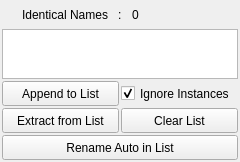
<?xml version="1.0" encoding="UTF-8"?>
<ui version="4.0">
	<class>WindowMain</class>
	<widget class="QMainWindow" name="WindowMain">
		<property name="geometry">
			<rect>
				<x>0</x>
				<y>0</y>
				<width>240</width>
				<height>162</height>
			</rect>
		</property>
		<property name="windowTitle">
			<string>Namer</string>
		</property>
		<property name="windowIcon">
			<iconset>
				<normaloff>../prefs/icons/ToolSeq.svg</normaloff>../prefs/icons/ToolSeq.svg
			</iconset>
		</property>
		<widget class="QWidget" name="Widget_00">
			<layout class="QVBoxLayout" name="verticalLayout">
				<property name="spacing">
					<number>2</number>
				</property>
				<property name="leftMargin">
					<number>2</number>
				</property>
				<property name="topMargin">
					<number>2</number>
				</property>
				<property name="rightMargin">
					<number>2</number>
				</property>
				<property name="bottomMargin">
					<number>2</number>
				</property>
				<item>
					<widget class="QWidget" name="Widget_01" native="true">
						<layout class="QHBoxLayout" name="horizontalLayout">
							<property name="spacing">
								<number>10</number>
							</property>
							<property name="leftMargin">
								<number>0</number>
							</property>
							<property name="topMargin">
								<number>0</number>
							</property>
							<property name="rightMargin">
								<number>0</number>
							</property>
							<property name="bottomMargin">
								<number>0</number>
							</property>
							<item>
								<widget class="QLabel" name="label">
									<property name="sizePolicy">
										<sizepolicy hsizetype="Ignored" vsizetype="Ignored">
											<horstretch>0</horstretch>
											<verstretch>0</verstretch>
										</sizepolicy>
									</property>
									<property name="minimumSize">
										<size>
											<width>0</width>
											<height>25</height>
										</size>
									</property>
									<property name="text">
										<string>Identical Names</string>
									</property>
									<property name="alignment">
										<set>Qt::AlignRight|Qt::AlignTrailing|Qt::AlignVCenter</set>
									</property>
								</widget>
							</item>
							<item>
								<widget class="QLabel" name="label_2">
									<property name="sizePolicy">
										<sizepolicy hsizetype="Fixed" vsizetype="Ignored">
											<horstretch>0</horstretch>
											<verstretch>0</verstretch>
										</sizepolicy>
									</property>
									<property name="minimumSize">
										<size>
											<width>0</width>
											<height>25</height>
										</size>
									</property>
									<property name="text">
										<string>:</string>
									</property>
								</widget>
							</item>
							<item>
								<widget class="QLabel" name="Label_IdenticalNamesCount">
									<property name="sizePolicy">
										<sizepolicy hsizetype="Ignored" vsizetype="Ignored">
											<horstretch>0</horstretch>
											<verstretch>0</verstretch>
										</sizepolicy>
									</property>
									<property name="minimumSize">
										<size>
											<width>0</width>
											<height>25</height>
										</size>
									</property>
									<property name="text">
										<string>0</string>
									</property>
								</widget>
							</item>
						</layout>
					</widget>
				</item>
				<item>
					<widget class="QWidget" name="Widget_02" native="true">
						<layout class="QHBoxLayout" name="horizontalLayout_4">
							<property name="spacing">
								<number>2</number>
							</property>
							<property name="leftMargin">
								<number>0</number>
							</property>
							<property name="topMargin">
								<number>0</number>
							</property>
							<property name="rightMargin">
								<number>0</number>
							</property>
							<property name="bottomMargin">
								<number>0</number>
							</property>
							<item>
								<widget class="QListWidget" name="List_IdenticalNames">
									<property name="sizePolicy">
										<sizepolicy hsizetype="Ignored" vsizetype="Expanding">
											<horstretch>0</horstretch>
											<verstretch>0</verstretch>
										</sizepolicy>
									</property>
									<property name="minimumSize">
										<size>
											<width>0</width>
											<height>25</height>
										</size>
									</property>
									<property name="alternatingRowColors">
										<bool>true</bool>
									</property>
									<property name="selectionMode">
										<enum>QAbstractItemView::ExtendedSelection</enum>
									</property>
								</widget>
							</item>
						</layout>
					</widget>
				</item>
				<item>
					<widget class="QWidget" name="Widget_03" native="true">
						<layout class="QHBoxLayout" name="horizontalLayout_2">
							<property name="spacing">
								<number>2</number>
							</property>
							<property name="leftMargin">
								<number>0</number>
							</property>
							<property name="topMargin">
								<number>0</number>
							</property>
							<property name="rightMargin">
								<number>0</number>
							</property>
							<property name="bottomMargin">
								<number>0</number>
							</property>
							<item>
								<widget class="QPushButton" name="Button_AppendToList">
									<property name="sizePolicy">
										<sizepolicy hsizetype="Ignored" vsizetype="Ignored">
											<horstretch>0</horstretch>
											<verstretch>0</verstretch>
										</sizepolicy>
									</property>
									<property name="minimumSize">
										<size>
											<width>0</width>
											<height>25</height>
										</size>
									</property>
									<property name="text">
										<string>Append to List</string>
									</property>
								</widget>
							</item>
							<item>
								<widget class="QCheckBox" name="Check_IgnoreInstances">
									<property name="sizePolicy">
										<sizepolicy hsizetype="Ignored" vsizetype="Ignored">
											<horstretch>0</horstretch>
											<verstretch>0</verstretch>
										</sizepolicy>
									</property>
									<property name="minimumSize">
										<size>
											<width>0</width>
											<height>25</height>
										</size>
									</property>
									<property name="text">
										<string>Ignore Instances</string>
									</property>
									<property name="checked">
										<bool>true</bool>
									</property>
								</widget>
							</item>
						</layout>
					</widget>
				</item>
				<item>
					<widget class="QWidget" name="Widget_04" native="true">
						<layout class="QHBoxLayout" name="horizontalLayout_5">
							<property name="spacing">
								<number>2</number>
							</property>
							<property name="leftMargin">
								<number>0</number>
							</property>
							<property name="topMargin">
								<number>0</number>
							</property>
							<property name="rightMargin">
								<number>0</number>
							</property>
							<property name="bottomMargin">
								<number>0</number>
							</property>
							<item>
								<widget class="QPushButton" name="Button_ExtractFromList">
									<property name="sizePolicy">
										<sizepolicy hsizetype="Ignored" vsizetype="Ignored">
											<horstretch>0</horstretch>
											<verstretch>0</verstretch>
										</sizepolicy>
									</property>
									<property name="minimumSize">
										<size>
											<width>0</width>
											<height>25</height>
										</size>
									</property>
									<property name="text">
										<string>Extract from List</string>
									</property>
								</widget>
							</item>
							<item>
								<widget class="QPushButton" name="Button_ClearList">
									<property name="sizePolicy">
										<sizepolicy hsizetype="Ignored" vsizetype="Ignored">
											<horstretch>0</horstretch>
											<verstretch>0</verstretch>
										</sizepolicy>
									</property>
									<property name="minimumSize">
										<size>
											<width>0</width>
											<height>25</height>
										</size>
									</property>
									<property name="text">
										<string>Clear List</string>
									</property>
								</widget>
							</item>
						</layout>
					</widget>
				</item>
				<item>
					<widget class="QWidget" name="Widget_05" native="true">
						<layout class="QHBoxLayout" name="horizontalLayout_3">
							<property name="spacing">
								<number>2</number>
							</property>
							<property name="leftMargin">
								<number>0</number>
							</property>
							<property name="topMargin">
								<number>0</number>
							</property>
							<property name="rightMargin">
								<number>0</number>
							</property>
							<property name="bottomMargin">
								<number>0</number>
							</property>
							<item>
								<widget class="QPushButton" name="Button_RenameAutoInList">
									<property name="sizePolicy">
										<sizepolicy hsizetype="Ignored" vsizetype="Ignored">
											<horstretch>0</horstretch>
											<verstretch>0</verstretch>
										</sizepolicy>
									</property>
									<property name="minimumSize">
										<size>
											<width>0</width>
											<height>25</height>
										</size>
									</property>
									<property name="text">
										<string>Rename Auto in List</string>
									</property>
								</widget>
							</item>
						</layout>
					</widget>
				</item>
			</layout>
		</widget>
	</widget>
	<resources/>
	<connections/>
</ui>
